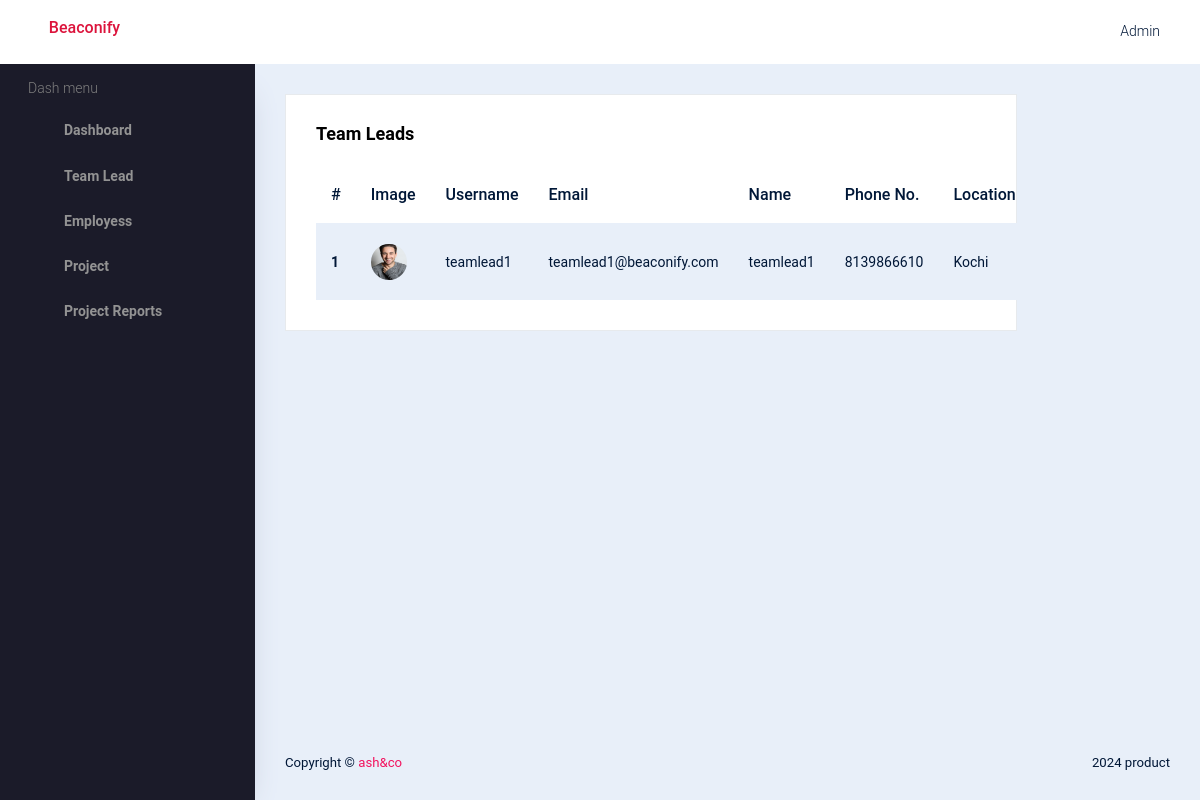
The app's page /tl-view/ (signed in) with its own data.
### accounts/models.py (models this page shows, shortened)
class BaseModel(models.Model):
    created_on = models.DateTimeField(auto_now_add=True, null=True)
    updated_on = models.DateTimeField(auto_now=True)
    is_deleted = models.BooleanField(default=False)
    class Meta:
        abstract = True
        ordering = ['-created_on']

class UserProfile(BaseModel):
    user = models.ForeignKey(User, on_delete=models.CASCADE)
    name = models.CharField(max_length=25,blank=True, null=True)
    mobile_number = models.CharField(max_length=25,unique=True, null=True)
    photo = models.ImageField(upload_to='images', blank=True, null=True)
    location = models.CharField(max_length=25,blank=True, null=True)
    position = models.CharField(max_length=50,blank=True, null=True)

class User(AbstractBaseUser, PermissionsMixin):
    name = models.CharField(max_length=50, blank=True, null=True)
    username = models.CharField(max_length=50, unique=True, null=True)
    email = models.EmailField(max_length=100, null=True)
    role = models.IntegerField(choices=SELECTROLE)
    uid = models.CharField(max_length=500, unique=True, null=True)
    is_admin = models.BooleanField(default=False)
    is_active = models.BooleanField(default=False)
    is_registered = models.BooleanField(default=False)
    date_joined = models.DateTimeField(auto_now_add=True)
    last_login = models.DateTimeField(auto_now_add=True)
    USERNAME_FIELD = 'username'
    REQUIRED_FIELDS=[]
    objects = UserManager()
    class Meta:
        db_table = "user"

### accounts/views.py (the view)
# urls.py: path('tl-view/',views.tl_view,name='tl-view'),
@login_required(login_url='sign-in')
def tl_view(request):
    data = User.objects.filter(role=2)
    tl = UserProfile.objects.filter(user__in=data)
    return render(request, 'admintemp/tl_view.html', {'tl': tl})

### templates/admintemp/tl_view.html
{% extends 'admintemp/index.html' %}
{% load crispy_forms_tags %}
{% block content %}
<div class="card">
    <div class="card-body">
        <h3 class="card-title">Team Leads</h3>
        <table class="table table-striped">
            <thead>
                <tr>
                    <th scope="col">#</th>
                    <th scope="col">Image</th>
                    <th scope="col">Username</th>
                    <th scope="col">Email</th>
                    <th scope="col">Name</th>
                    <th scope="col">Phone No.</th>
                    <th scope="col">Location</th>
                </tr>
            </thead>
            <tbody>
                {% for i in tl %}
                <tr>
                    <th scope="row">{{ forloop.counter }}</th>
                    <td><img src="{{i.photo.url}}"></td>
                    <td>{{i.user.username}}</td>
                    <td>{{i.user.email}}</td>
                    <td>{{i.name}}</td>
                    <td>{{i.mobile_number}}</td>
                    <td>{{i.location}}</td>
                </tr>
                {% endfor %}
            </tbody>
        </table>
    </div>
</div>
{% endblock %}

### records on screen
UserProfile: photo (picture), user.username "teamlead1", user.email "teamlead1@beaconify.com", name "teamlead1", mobile_number "8139866610", location "Kochi"
